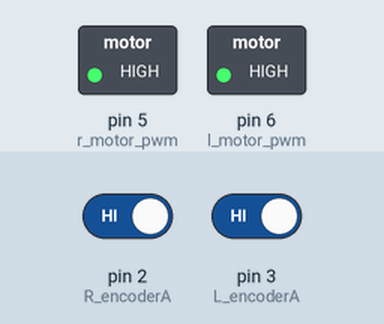
Bench run of a sketch on a simulated Arduino Uno, built with avr-gcc and run on an emulated ATmega328P. Parts: switched loads named in the sketch (green lamp = pin HIGH). Inputs (shaded band) come from the test bench; at power-on: pin 2 (R_encoderA) HIGH, pin 3 (L_encoderA) HIGH. What the sketch prints to the serial monitor is not drawn.

Above: at 0.1 s.
Timing chart, 0 to 1.6 s (numbered marks = the images above):
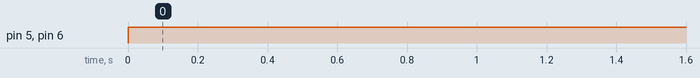

The sketch:

Max_Speed_test.ino
```cpp
//Pin number
#define R_encoderA 2
#define R_encoderB 4
#define L_encoderA 3
#define L_encoderB 7
#define r_motor_pwm 5
#define l_motor_pwm 6
#define IN1 12
#define IN2 13

int duty=255;
float wr = 0.045; //[m]
volatile int r_encoderCnt=0;
volatile int l_encoderCnt=0;

void setup(){
  pinMode(R_encoderA, INPUT);
  pinMode(R_encoderB, INPUT);
  digitalWrite(R_encoderA, HIGH);
  digitalWrite(R_encoderB, HIGH);
  pinMode(L_encoderA, INPUT);
  pinMode(L_encoderB, INPUT);
  digitalWrite(L_encoderA, HIGH);
  digitalWrite(L_encoderB, HIGH);

  digitalWrite(IN1, LOW);
  digitalWrite(IN2, LOW);
  attachInterrupt(0, Right_Motor, CHANGE);
  attachInterrupt(1, Left_Motor, CHANGE);
  Serial.begin(9600);

}

void loop(){
  static int i=0;
  static float data_r=0.0;
  static float data_l=0.0;
  static float last_data_r=0.0;
  static float last_data_l=0.0;
  data_r=(float)r_encoderCnt/((2*3.1415)/1500)*200; // [rad/s]
  data_l=(float)l_encoderCnt/((2*3.1415)/1500)*200; // [rad/s]
  data_r=0.01*data_r+(1-0.01)*last_data_r;
  data_l=0.01*data_l+(1-0.01)*last_data_l;

  if(i==10){
    Serial.print(l_encoderCnt*wr);
    Serial.print("[m/s]\t");
    Serial.print(r_encoderCnt*wr);
    Serial.println("[m/s] ");
    i=0;
  }

  r_encoderCnt=0;
  l_encoderCnt=0;

  analogWrite(r_motor_pwm, duty);
  analogWrite(l_motor_pwm, duty);
  last_data_r=data_r;
  last_data_l=data_l;
  i++;

  delay(10);

}

void Right_Motor(){
  if(digitalRead(R_encoderA)==digitalRead(R_encoderB)){
    r_encoderCnt++;
  }
  else{
    r_encoderCnt--;
  }
}

void Left_Motor(){
  if(digitalRead(L_encoderA)==digitalRead(L_encoderB)){
    l_encoderCnt--;
  }
  else{
    l_encoderCnt++;
  }
}
```

Measured:
- by itself, pin 5 (r_motor_pwm), pin 6 (l_motor_pwm): LOW → HIGH at 0.00 s
